Frame 1 (no input): blank canvas, image omitted
Frame 60 (the mouse pressed at the canvas centre just before this capture): blank canvas, image omitted
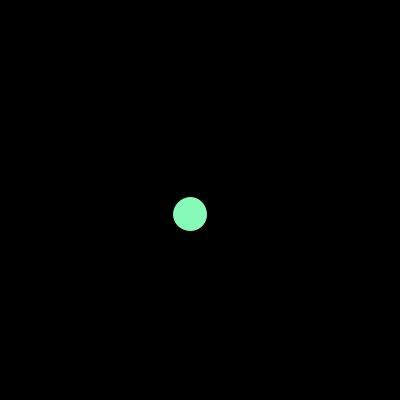
Frame 120 (the mouse held since frame 60 and released just before this capture)

The Processing sketch whose frames 1 and 60 were blank and that drew this single picture after the mouse press (run headless with seeded random() and noise(); from frame 60 on, the mouse is pressed at the canvas centre):

// Processing sketch: processing_39275
// ── processing_39275.pde

final int kMaxBalls = 10; // max # of balls user can create
int gNumBalls = 0;        // count # of balls created so far

// arrays to hold ball x/y positions
int[] gBallX = new int[kMaxBalls];
int[] gBallY = new int[kMaxBalls];
final int kBallStep = 2;  // max amount by which the random walk generator can move

// array to hold ball sizes; min/max size of balls
int[] gBallSize = new int[kMaxBalls];
final int kSizeMin = 20;
final int kSizeMax = 40;

// arrays to hold rgb value of each ball
int[] gBallRed = new int[kMaxBalls];
int[] gBallGreen = new int[kMaxBalls];
int[] gBallBlue = new int[kMaxBalls];
final int kColorStep = 20;  // max amount by which rgb can random walk

final int kStepTime = 20;  // how fast to step
int gLastTime = 0;         // saves last time the draw() loop completed

void setup()
{
  // usual setup stuff
  size(400, 400);
  smooth();
  
  // x/y are auto-inited to 0
  // init the rest of the arrays with rnd values
  for (int i = 0; i < kMaxBalls; i++) {
    gBallSize[i] = int(random(kSizeMax - kSizeMin)) + kSizeMin;  // random value between kSizeMin and kSizeMax - 1
    gBallRed[i] = int(random(128)) + 128;  // rnd vals between 128 and 255
    gBallGreen[i] = int(random(128)) + 128;
    gBallBlue[i] = int(random(128)) + 128;
  }
}

void draw() {
  // check current time
  int thisTime = millis();

  // if enough time has elapsed...
  if (thisTime - gLastTime >= kStepTime) {
    // draw black background
    background(0, 0, 0);
    
    // run once for each ball on the screen
    for (int i = 0; i < gNumBalls; i++) {
      // draw a ball at its current location, color and size
      // we retrieve this info from the arrays
      fill(gBallRed[i], gBallGreen[i], gBallBlue[i]);
      ellipse(gBallX[i], gBallY[i], gBallSize[i], gBallSize[i]);

      // update the ball's parameters
      
      // basically a coin toss to determine step direction for x/y
      // we will then step by kBallStep in those directions
      if (random(2) >= 1.0) {
        gBallX[i] += kBallStep;
      }
      else {
        gBallX[i] -= kBallStep;
      }
      // constrain to window size
      gBallX[i] = constrain(gBallX[i], 0, width);

      // same for y
      if (random(2) >= 1.0) {
        gBallY[i] += kBallStep;
      }
      else {
        gBallY[i] -= kBallStep;
      }
      // constrain to window size
      gBallY[i] = constrain(gBallY[i], 0, width);

      // same for ball size
      if (random(2) >= 1.0) {
        gBallSize[i]++;
      }
      else {
        gBallSize[i]--;
      }
      gBallSize[i] = constrain(gBallSize[i], kSizeMin, kSizeMax);
      
      // random walk the colors by an amount that is between
      // -(kColorStep / 2) and  (kColorStep / 2) - 1
      // (do the math)
      gBallRed[i] = constrain(gBallRed[i] + int(random(kColorStep)) - kColorStep / 2, 128, 255);
      gBallGreen[i] = constrain(gBallGreen[i] + int(random(kColorStep)) - kColorStep / 2, 128, 255);
      gBallBlue[i] = constrain(gBallBlue[i] + int(random(kColorStep)) - kColorStep / 2, 128, 255);
    }
    
    // save time
    gLastTime = thisTime;
  }
}

void mousePressed()
{
  // if we haven't hit our max # of balls, add a new one at mousex/y
  if (gNumBalls < kMaxBalls) {
    gBallX[gNumBalls] = mouseX;
    gBallY[gNumBalls] = mouseY;
    gNumBalls++;
  }
}
